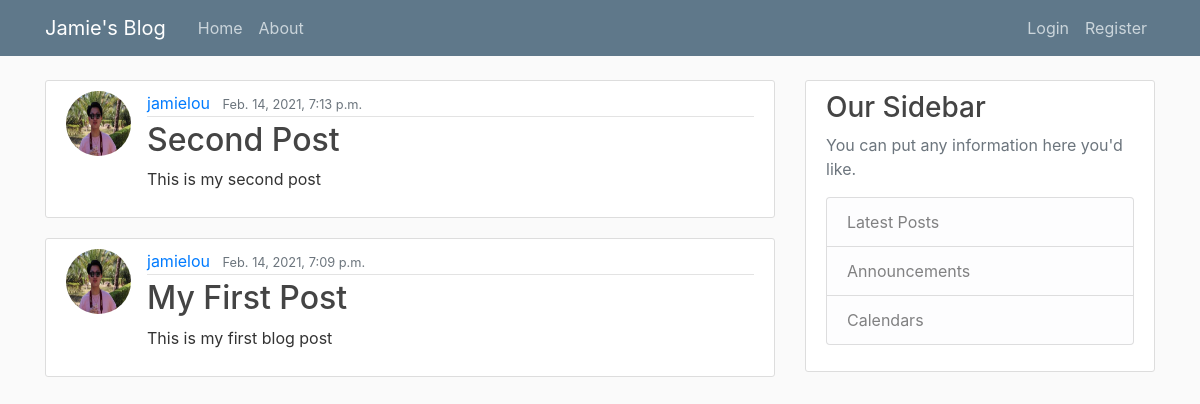
The app's page /, older data.
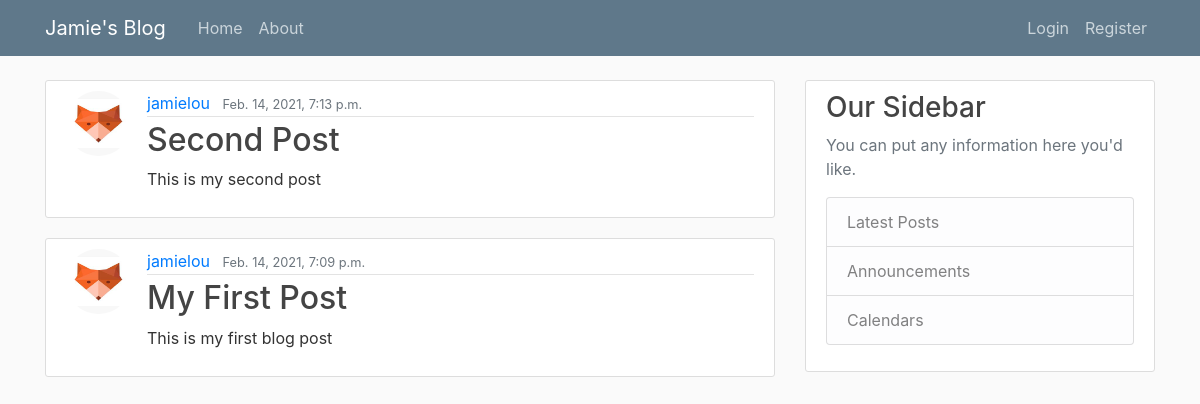
The same page, newer data.
### blog/models.py (models this page shows, shortened)
class Post(models.Model):
    title = models.CharField(max_length = 100)
    body = models.TextField()
    date_posted = models.DateTimeField(default = timezone.now)
    author = models.ForeignKey(User, on_delete=models.CASCADE)

### user/models.py (models this page shows, shortened)
class Profile(models.Model):
    user = models.OneToOneField(User, on_delete=models.CASCADE)
    image = models.ImageField(default='default.jpg', upload_to='profile_pics')

### blog/views.py (the view)
# urls.py: path('', views.PostListView.as_view(), name='blog-home'),
class PostListView(ListView):
    model = Post
    template_name = 'blog/home.html' # <app>/<model>_<viewtype>.html e.g blog/post_list.html
    context_object_name = 'posts'
    ordering = ['-date_posted']
    paginate_by = 2

### blog/templates/blog/home.html
{% extends "blog/base.html" %}
{% block content %}
{% for post in posts %}
<article class="media content-section">
    <img class="rounded-circle article-img" src="{{ post.author.profile.image.url }}"></img>
    <div class="media-body">
        <div class="article-metadata">
            <a class="mr-2" href="#">{{ post.author }}</a>
            <small class="text-muted">{{ post.date_posted }}</small>
        </div>
        <h2><a class="article-title" href="{% url 'post-detail' post.id %}">{{ post.title }}</a></h2>
        <p class="article-content">{{ post.body }}</p>
    </div>
</article>
{% endfor %}
{% endblock content %}

Row changes from the older to the newer data that the page shows:
changed through a linked row, Post "Second Post": author.profile.image: a different picture
changed through a linked row, Post "My First Post": author.profile.image: a different picture
